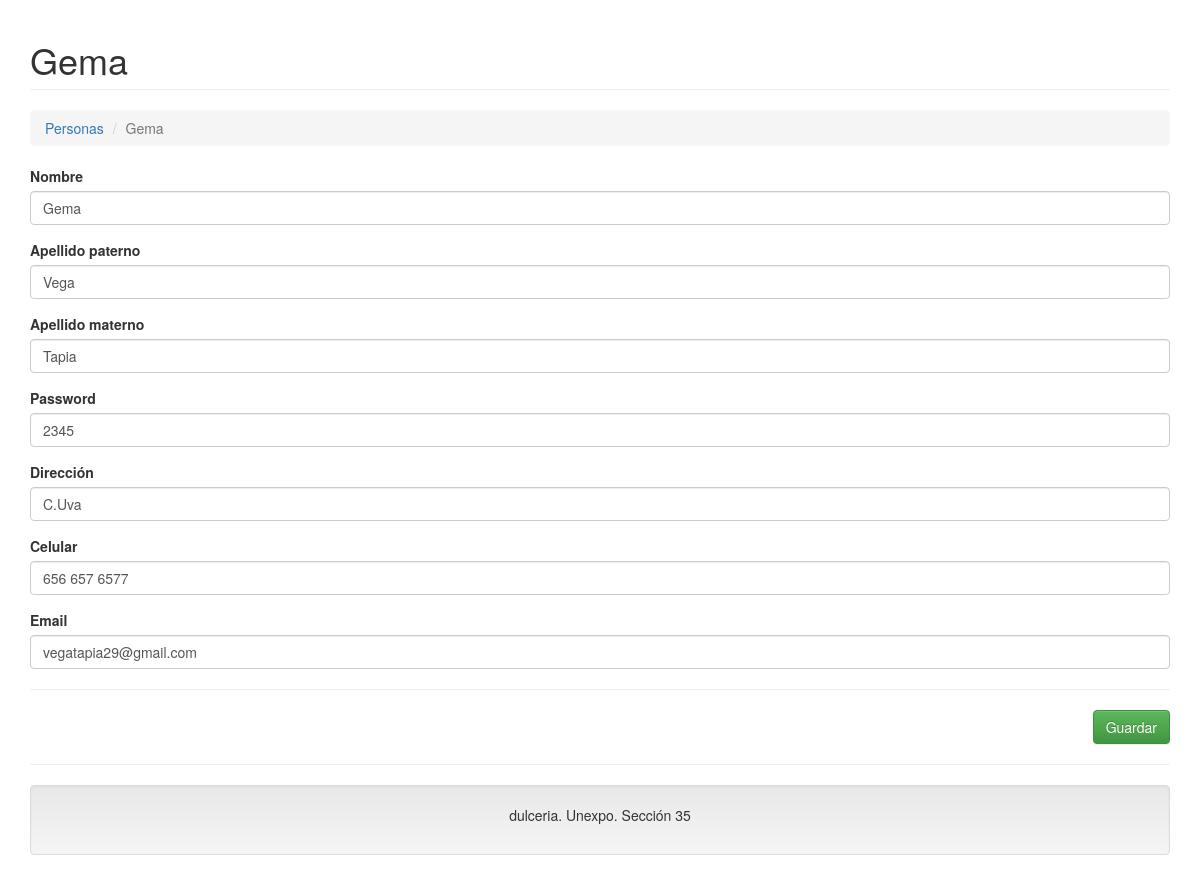
/?c=usuario&a=Crud&idusuario=2, run on the app's committed database.
### tables this page shows
CREATE TABLE `usuario` (
  `idusuario` int(5) NOT NULL,
  `Nombre` varchar(50) NOT NULL,
  `Apaterno` varchar(50) NOT NULL,
  `Amaterno` varchar(50) NOT NULL,
  `Pass` varchar(50) NOT NULL,
  `direccion` varchar(50) NOT NULL,
  `celular` varchar(50) NOT NULL,
  `email` varchar(50) NOT NULL
);

### Controller/usuario.controller.php (called while the page is built, shortened)
<?php
require_once 'Model/persona.php';
class usuarioController{
    private $model;
    public function __CONSTRUCT(){
        $this->model = new usuario();
    }
    public function Crud(){
        $alm = new usuario();
        if(isset($_REQUEST['idusuario'])){
            $alm = $this->model->getting($_REQUEST['idusuario']);
        }
        require_once 'View/header.php';
        require_once 'View/persona-editar.php';
        require_once 'View/footer.php';
    }
}

### Model/conexion.php (called while the page is built)
<?php
class Conexion
{
    public static function StartUp()
    {
        $pdo = new PDO('mysql:host=localhost;dbname=bd_dulceria;charset=utf8', 'root', '');
        $pdo->setAttribute(PDO::ATTR_ERRMODE, PDO::ERRMODE_EXCEPTION);
        return $pdo;
    }
}
?>

### Model/persona.php (called while the page is built, shortened)
<?php
class usuario
{
	private $pdo;
	public function __CONSTRUCT()
	{
		try
		{
			$this->pdo = Conexion::StartUp();
		}
		catch(Exception $e)
		{
			die($e->getMessage());
		}
	}
	public function getting($idusuario)
	{
		try
		{
			$stm = $this->pdo
			          ->prepare("SELECT * FROM usuario WHERE idusuario = ?");
			$stm->execute(array($idusuario));
			return $stm->fetch(PDO::FETCH_OBJ);
		} catch (Exception $e)
		{
			die($e->getMessage());
		}
	}
}
?>

### View/persona-editar.php (the view, shortened to what this page needs)
<h1 class="page-header">
    <?php echo $alm->idusuario != null ? $alm->Nombre : 'Nuevo Registro'; ?>
</h1>
<ol class="breadcrumb">
  <li><a href="?c=Persona">Personas</a></li>
  <li class="active"><?php echo $alm->idusuario != null ? $alm->Nombre : 'Nuevo Registro'; ?></li>
</ol>
<form action="?c=Persona&a=Guardar" method="post" enctype="multipart/form-data">
    <div class="form-group">
        <label>Nombre</label>
        <input type="text" name="Nombre" value="<?php echo $alm->Nombre; ?>" class="form-control" placeholder="Ingrese su nombre" data-validacion-tipo="requerido|min:3" />
    </div>
    <div class="form-group">
        <label>Apellido paterno</label>
        <input type="text" name="Apaterno" value="<?php echo $alm->Apaterno; ?>" class="form-control" placeholder="Ingrese su Apellido Paterno" data-validacion-tipo="requerido|min:7" />
    </div>
    <div class="form-group">
        <label>Apellido materno</label>
        <input type="text" name="Amaterno" value="<?php echo $alm->Amaterno; ?>" class="form-control" placeholder="Ingrese su Apellido Materno" data-validacion-tipo="requerido|min:3" />
    </div>
    <div class="form-group">
        <label>Password</label>
        <input type="text" name="Pass" value="<?php echo $alm->Pass; ?>" class="form-control" placeholder="Ingrese su contraseña" data-validacion-tipo="requerido|min:8" />
    </div>
    <div class="form-group">
        <label>Dirección</label>
        <input type="text" name="direccion" value="<?php echo $alm->direccion; ?>" class="form-control" placeholder="Ingrese su dirección" data-validacion-tipo="requerido|min:8" />
    </div>
    <div class="form-group">
        <label>Celular</label>
        <input type="text" name="celular" value="<?php echo $alm->celular; ?>" class="form-control" placeholder="Ingrese su dirección" data-validacion-tipo="requerido|min:8" />
    </div>
    <div class="form-group">
        <label>Email</label>
        <input type="text" name="email" value="<?php echo $alm->email; ?>" class="form-control" placeholder="Ingrese su correo electrónico" data-validacion-tipo="requerido||min:8" />
    </div>
    <hr />
    <div class="text-right">
        <button class="btn btn-success">Guardar</button>
    </div>
</form>

### data on the page
usuario: Nombre "Gema", Apaterno "Vega", Amaterno "Tapia", Pass "2345", direccion "C.Uva", celular "656 657 6577", email "vegatapia29@gmail.com"
